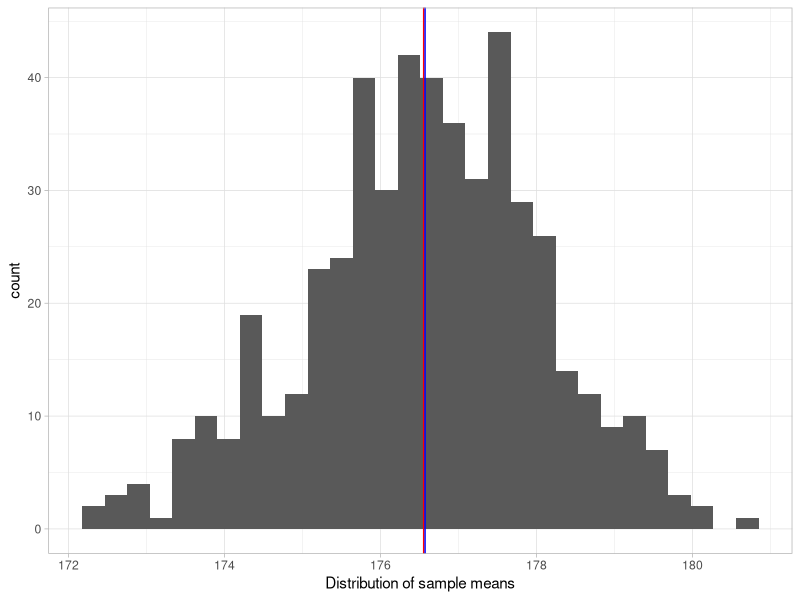
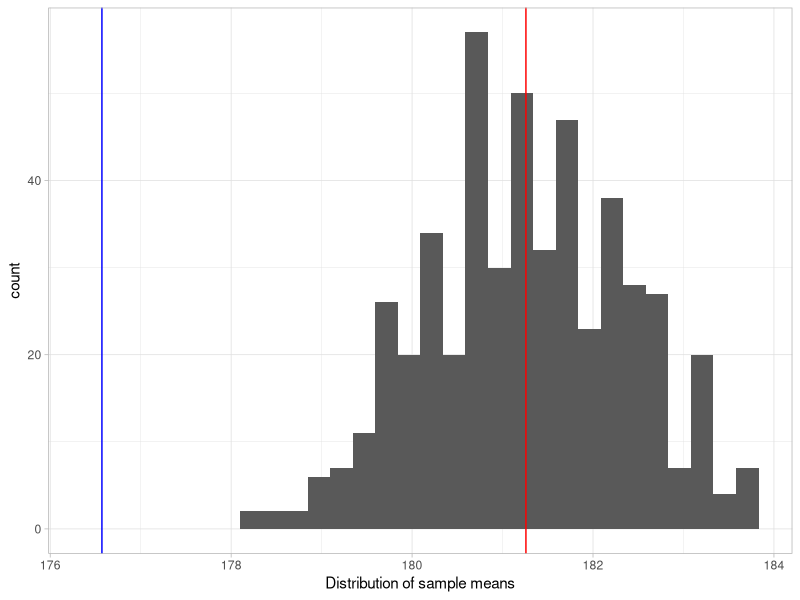

Recreate these plots in R, in order.
## ---- chunk 1

library(tidyverse)

dt <- read.csv("SICSS warmup-exercise-1.csv")
names(dt) <- c("timestamp", "height", "sex")
dt <- dt %>% mutate(height = as.numeric(height))

## ---- chunk 2

mean(dt$height, na.rm = T)

## ---- chunk 3

dt_sample <- dt %>% slice_sample(prop = 0.66)
mean(dt_sample$height, na.rm = T)

## ---- chunk 4

sampling_df <- data.frame(
  sample_number = 1:500,
  sample_mean = NA)

for (i in 1:nrow(sampling_df)) {
  dt_sample <- dt %>% slice_sample(prop = 0.66)
  sampling_df[i, "sample_mean"] <- mean(dt_sample$height, na.rm = T)
}

sampling_df %>% ggplot(aes(x = sample_mean)) +
  geom_histogram() +
  geom_vline(xintercept = mean(sampling_df$sample_mean), color = "red") +
  geom_vline(xintercept = mean(dt$height), color = "blue") +
  scale_x_continuous(name = "Distribution of sample means") +
  theme_light()

## ---- chunk 5

dt_sample_biased <- rbind(
  slice_sample(dt %>% filter(sex == "Male"), prop = 0.8),
  slice_sample(dt %>% filter(sex == "Female"), prop = 0.2))

mean(dt_sample_biased$height, na.rm = T)

## ---- chunk 6

biased_sampling_df <- data.frame(
  sample_number = 1:500,
  sample_mean = NA)

for (i in 1:nrow(biased_sampling_df)) {
  dt_sample_biased <- rbind(
    slice_sample(dt %>% filter(sex == "Male"), prop = 0.8),
    slice_sample(dt %>% filter(sex == "Female"), prop = 0.2))
  biased_sampling_df[i, "sample_mean"] <- mean(dt_sample_biased$height, na.rm = T)
}

biased_sampling_df %>% ggplot(aes(x = sample_mean)) +
  geom_histogram() +
  geom_vline(xintercept = mean(biased_sampling_df$sample_mean), color = "red") +
  geom_vline(xintercept = mean(dt$height), color = "blue") +
  scale_x_continuous(name = "Distribution of sample means") +
  theme_light()

